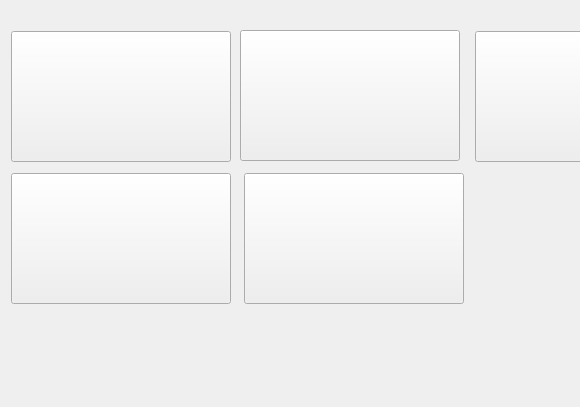
<?xml version="1.0" encoding="UTF-8"?>
<ui version="4.0">
 <class>settingsForm</class>
 <widget class="QWidget" name="settingsForm">
  <property name="geometry">
   <rect>
    <x>0</x>
    <y>0</y>
    <width>580</width>
    <height>407</height>
   </rect>
  </property>
  <property name="windowTitle">
   <string>Form</string>
  </property>
  <widget class="QPushButton" name="settings_audio">
   <property name="geometry">
    <rect>
     <x>11</x>
     <y>31</y>
     <width>220</width>
     <height>131</height>
    </rect>
   </property>
   <property name="text">
    <string/>
   </property>
  </widget>
  <widget class="QPushButton" name="settings_call">
   <property name="geometry">
    <rect>
     <x>240</x>
     <y>30</y>
     <width>220</width>
     <height>131</height>
    </rect>
   </property>
   <property name="text">
    <string/>
   </property>
  </widget>
  <widget class="QPushButton" name="settings_network">
   <property name="geometry">
    <rect>
     <x>475</x>
     <y>31</y>
     <width>220</width>
     <height>131</height>
    </rect>
   </property>
   <property name="text">
    <string/>
   </property>
  </widget>
  <widget class="QPushButton" name="settings_video">
   <property name="geometry">
    <rect>
     <x>11</x>
     <y>173</y>
     <width>220</width>
     <height>131</height>
    </rect>
   </property>
   <property name="text">
    <string/>
   </property>
  </widget>
  <widget class="QPushButton" name="settings_vc">
   <property name="geometry">
    <rect>
     <x>244</x>
     <y>173</y>
     <width>220</width>
     <height>131</height>
    </rect>
   </property>
   <property name="text">
    <string/>
   </property>
  </widget>
 </widget>
 <resources/>
 <connections/>
</ui>
